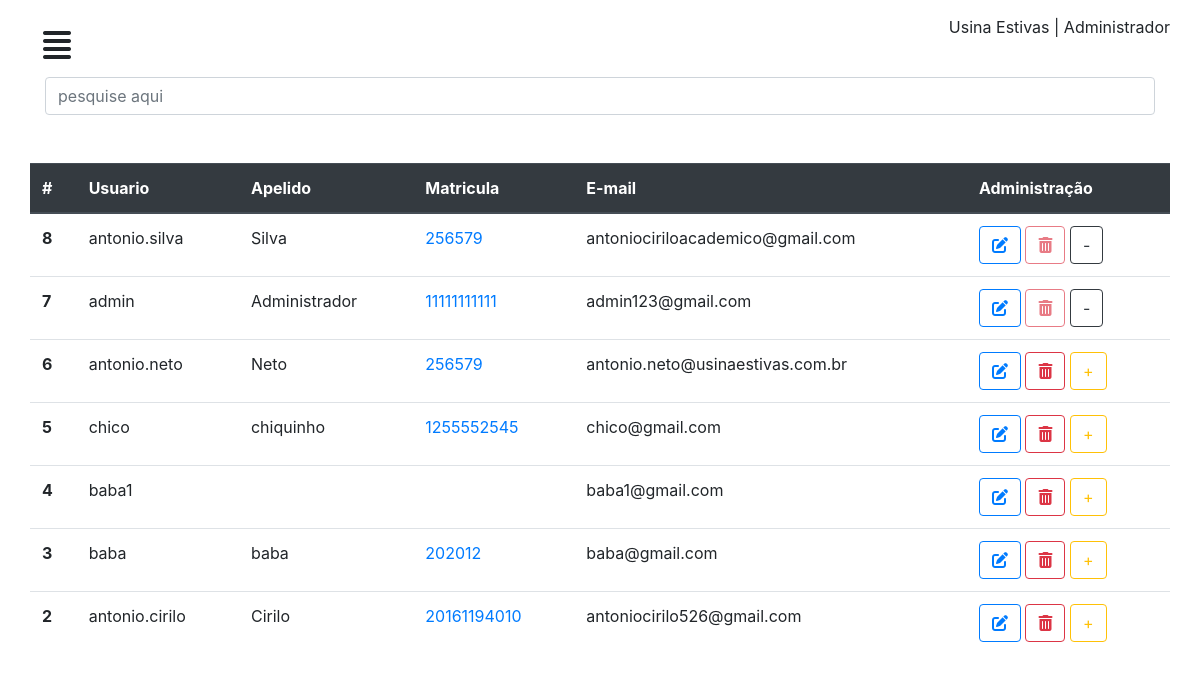
Page /perfil/usuarios/ (signed in) on the earlier database version.
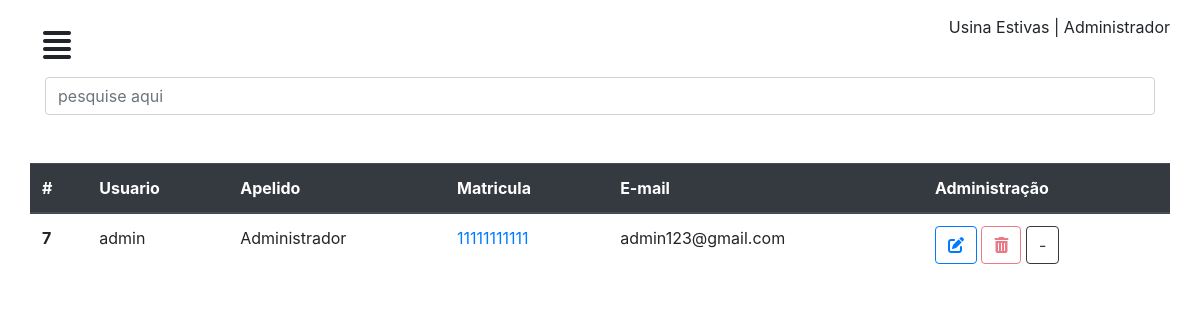
Same page on the later database version.
### chamados/models.py (models this page shows, shortened)
class CustomUser (AbstractUser):
	matricula = models.CharField('matricula', max_length=11)
	apelido = models.CharField('apelido', max_length=50)

### chamados/views.py (the view)
# urls.py: path('perfil/usuarios/', usuarios, name="usuarios"),
@login_required
def usuarios(request):
	user = CustomUser.objects.all().order_by('-id')
	contexto = {
	'usuarios': user
	}
	return render(request, 'admin/usuarios.html', contexto)

### chamados/templates/admin/usuarios.html (shortened to what this page needs)
{% extends "dashboard/baseperfil.html" %}
{% load static %}
{% block conteudo %}
<div class="container">
  <div class="row">
    <div class="col-12">
      <input type="text" id="busca" name="pesquisa" class="form-control" placeholder="pesquise aqui">
      <br> <br>
    </div>
  </div>
</div>
<div id="mycall">
  <div class="row">
    <div class="col-12">
     <table class="table">
      <thead class="thead-dark">
        <tr>
          <th scope="col">#</th>
          <th scope="col">Usuario</th>
          <th scope="col">Apelido</th>
          <th scope="col">Matricula</th>
          <th scope="col">E-mail</th>
          <th scope="col">Administração</th>
        </tr>
      </thead>
      <tbody>
        <tr>
          {% for usuario in usuarios %}
          <th scope="row">{{usuario.id}}</th>
          <td scope="row">{{usuario.username}}</td>
          <td >{{usuario.apelido}}</td>
          <td ><a href="#">{{usuario.matricula}}</a></td>
          <td scope="row">{{usuario.email}}</td>
          <td> <a href="{% url 'editaruser' usuario.id %}"> <button type="button" class="btn btn-outline-primary"><i class="fas fa-edit"></i></button></a> {% if usuario.is_superuser == 0 %} <a href="{% url 'apagaruser' usuario.id %}"><button type="button" class="btn btn-outline-danger"><i class="fas fa-trash-alt"></i></button></a> <a href="{% url 'superuser' usuario.id %}"> <button type="button" class="btn btn-outline-warning">+</button></a> {% else %} <a href="{% url 'apagaruser' usuario.id %}"> <button type="button" class="btn btn-outline-danger"disabled=""><i class="fas fa-trash-alt"></i></button></a> <a href="{% url 'normaluser' usuario.id %}"> <button type="button" class="btn btn-outline-dark">-</button></a>{% endif %}
          </td>
        </tr>
        {% empty %}
      </tbody>
    </table>
    <p>Nenhum Usuario cadastrado</p>
    {% endfor %}
  </div>
</div>
</div>
{% endblock %}

### chamados/templates/dashboard/baseperfil.html (shortened to what this page needs)
<!DOCTYPE html>
{% load static %}
<html>
<head>
	<link rel="stylesheet" type="text/css" href="{% static 'css/geral.css' %}" />
	<link rel="stylesheet" type="text/css" href="{% static 'bootstrap/css/bootstrap.min.css' %}" />
	<link rel="stylesheet" type="text/css" href="{% static 'css/dash.css' %}" />
</head>
<body>
	<div id="wrapper">
		<div id="page-content-wrapper">
			<div class="container-fluid">
				<div class="row">
					<div class="col-lg-12">
						<a href="#" class="btn" id="menu-toggle"><i class="fas fa-align-justify"></i></a> <span class="float-right"> Usina Estivas | {{user.apelido}}</span>
					</div>
				</div>
				{% block conteudo %}
				{% endblock %}
			</div>
		</div>
	</div>
</body>
</html>

### chamados/static/css/dash.css (style rules this page uses)
#page-content-wrapper { width: 100%; position: absolute; padding:15px; transition:all .5s; }
#menu-toggle { transition:all .3s; font-size:2em; }

Differences in the rows shown:
removed CustomUser: id "8", username "antonio.silva", apelido "Silva", matricula "256579", email "antoniociriloacademico@gmail.com", is_superuser True (drawn)
removed CustomUser: id "6", username "antonio.neto", apelido "Neto", matricula "256579", email "antonio.neto@usinaestivas.com.br", is_superuser False (drawn)
removed CustomUser: id "5", username "chico", apelido "chiquinho", matricula "1255552545", email "chico@gmail.com", is_superuser False (drawn)
removed CustomUser: id "4", username "baba1", email "baba1@gmail.com", is_superuser False (drawn)
removed CustomUser: id "3", username "baba", apelido "baba", matricula "202012", email "baba@gmail.com", is_superuser False (drawn)
removed CustomUser: id "2", username "antonio.cirilo", apelido "Cirilo", matricula "20161194010", email "antoniocirilo526@gmail.com", is_superuser False (drawn)
